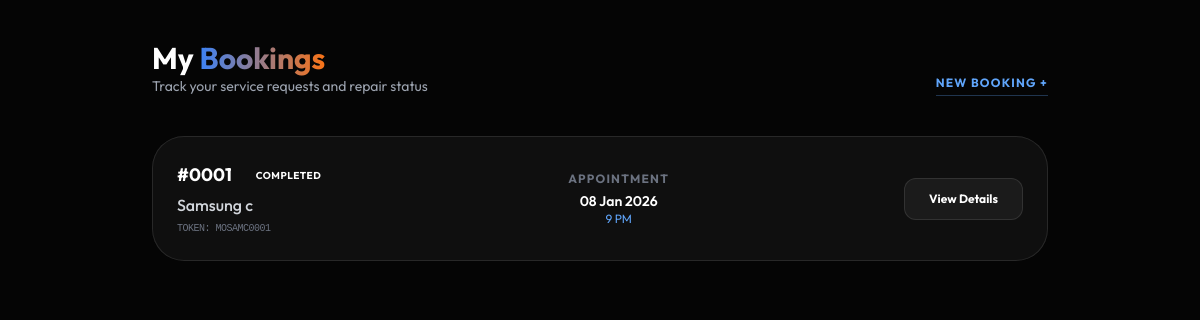
Page /bookings/my-bookings/ (signed in) on the earlier database version.
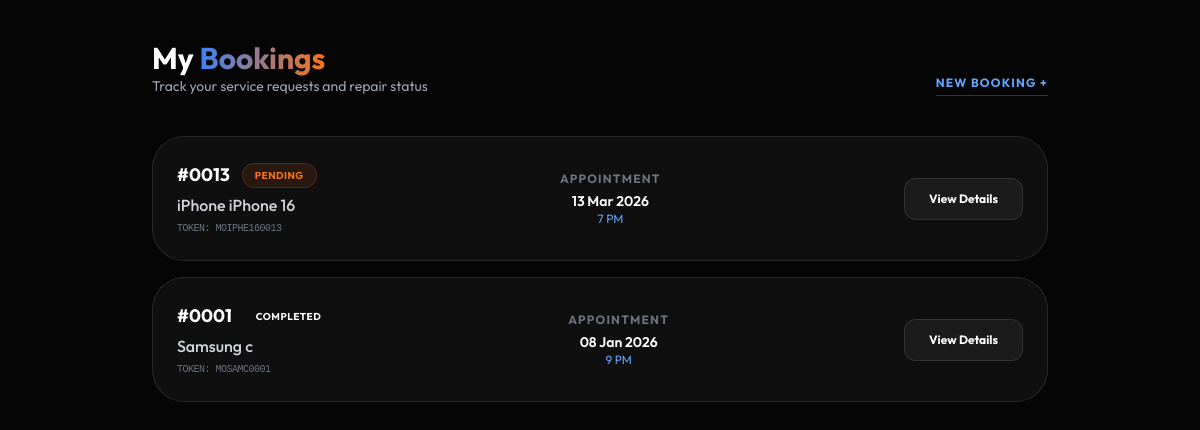
Same page on the later database version.
### Bookings/models.py (models this page shows, shortened)
class Booking(models.Model):
    STATUS_CHOICES = [
        ('pending', 'Pending'),
        ('assigned', 'Technician Assigned'),
        ('in_progress', 'In Progress'),
        ('completed', 'Completed'),
        ('cancelled', 'Cancelled'),
    ]
    status = models.CharField(max_length=20, choices=STATUS_CHOICES, default='pending')
    user = models.ForeignKey('Accounts.MyUser', on_delete=models.CASCADE)
    service_type = models.CharField(max_length=100)
    service_name = models.CharField(max_length=200)
    model = models.CharField(max_length=100)
    purpose = models.CharField(max_length=100)
    description = models.TextField()
    phone = models.CharField(max_length=15, blank=True, null=True)
    booking_date = models.DateTimeField()
    created_at = models.DateTimeField(auto_now_add=True)
    sequence_number = models.PositiveIntegerField(unique=True, editable=False)
    token = models.CharField(max_length=30, editable=False, null=True, blank=True)
    order_id = models.CharField(max_length=10, editable=False, null=True, blank=True)

### Bookings/views.py (the view)
# urls.py: path('my-bookings/', my_bookings, name='my_bookings'),
@login_required
def my_bookings(request):
    bookings = Booking.objects.filter(user=request.user).order_by('-created_at')
    context = {
        'bookings': bookings,
    }
    return render(request, 'Bookings/my_bookings.html', context)

### templates/Bookings/my_bookings.html (shortened to what this page needs)
<!DOCTYPE html>
<html lang="en">
<head>
    <script src="https://cdn.tailwindcss.com"></script>
</head>
<body class="py-10 px-4">
    <div class="max-w-4xl mx-auto">
        <header class="mb-10 flex justify-between items-end">
            <div>
                <h1 class="text-3xl font-bold">My <span class="brand-gradient">Bookings</span></h1>
                <p class="text-gray-400 text-sm">Track your service requests and repair status</p>
            </div>
            <a href="/" class="text-xs font-bold text-blue-400 uppercase tracking-widest border-b border-blue-400/30 pb-1">New Booking +</a>
        </header>
        <div class="space-y-4">
            {% for booking in bookings %}
            <div class="glass-card p-6 rounded-[2rem] flex flex-col md:flex-row justify-between items-start md:items-center gap-6">
                <div class="space-y-1">
                    <div class="flex items-center gap-3">
                        <span class="text-lg font-bold">{{ booking.order_id }}</span>
                        <span class="px-3 py-1 rounded-full text-[10px] font-bold uppercase tracking-wider status-{{ booking.status }}">
                            {{ booking.get_status_display }}
                        </span>
                    </div>
                    <p class="text-gray-300 font-medium">{{ booking.service_name }} {{ booking.model }}</p>
                    <p class="text-[10px] text-gray-500 font-mono tracking-tighter uppercase">Token: {{ booking.token }}</p>
                </div>
                <div class="text-left md:text-center">
                    <p class="text-xs text-gray-500 uppercase font-bold tracking-widest mb-1">Appointment</p>
                    <p class="text-sm font-semibold">{{ booking.booking_date|date:"d M Y" }}</p>
                    <p class="text-xs text-blue-400">{{ booking.booking_date|date:"f A" }}</p>
                </div>
                <div class="flex gap-2 w-full md:w-auto">
                    <a href="{% url 'booking_success' booking.token %}" class="flex-1 md:flex-none bg-white/5 hover:bg-white/10 border border-white/10 px-6 py-3 rounded-xl text-xs font-bold transition-all text-center">
                        View Details
                    </a>
                </div>
            </div>
            {% endfor %}
        </div>
    </div>
</body>
</html>

Differences in the rows shown:
added Booking: order_id "#0013", status "PENDING", service_name "iPhone", model "iPhone 16", token "MOIPHE160013", booking_date "13 Mar 2026", booking_date "7 PM"
